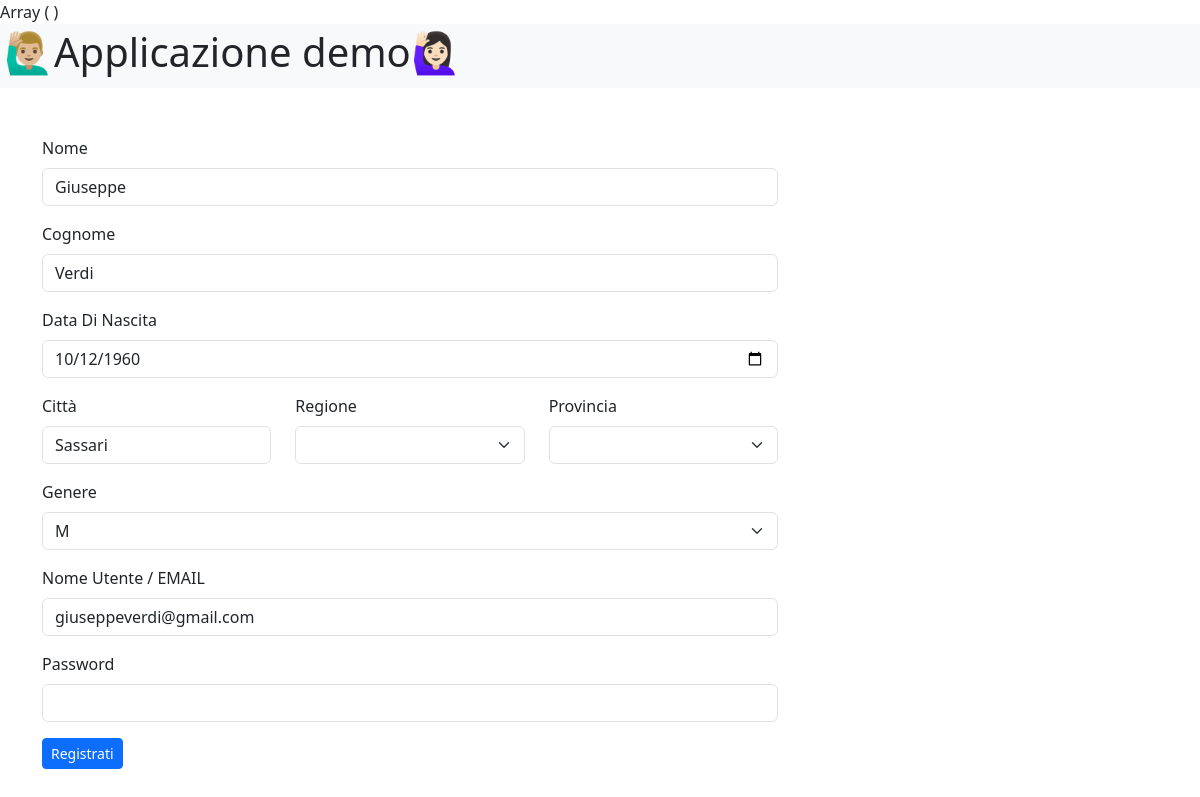
The page /form_in_php/edit_user.php?user_id=2 on the database its author committed.
### tables this page shows
CREATE TABLE `user` (
  `user_id` int(10) NOT NULL,
  `first_name` varchar(255) NOT NULL,
  `last_name` varchar(255) NOT NULL,
  `birthday` date NOT NULL,
  `birth_city` varchar(255) NOT NULL,
  `id_regione` int(11) NOT NULL,
  `id_provincia` int(11) NOT NULL,
  `gender` enum('M','F') NOT NULL,
  `username` varchar(255) NOT NULL,
  `password` varchar(255) NOT NULL
);

### form_in_php/class/validator/ValidateRequired.php (called while the page is built, shortened)
<?php
class ValidateRequired implements Validable{
    private $value;
    private $valid;
    public function __construct($default_value="", $message="❗️È obbligatorio😬" ){
        $this -> value = $default_value;
        $this -> valid = true;
    }
    public function getValue(){
        return $this -> value;
    }
    public function getValid()
    {
      return $this->valid;
    }
}
?>

### form_in_php/class/crud/UserCRUD.php (called while the page is built, shortened)
<?php
class UserCRUD{
    public function read(int $user_id = null):User|array|bool
    {
        $conn = new \PDO(DB_DSN, DB_USER, DB_PASSWORD);
        if(!is_null($user_id)){
            $query = "SELECT * FROM user WHERE user_id = :user_id";
            $stm = $conn -> prepare($query);
            $stm -> bindValue(':user_id', $user_id, PDO::PARAM_INT);
            $stm -> execute();
            $result = $stm -> fetchAll(PDO::FETCH_CLASS, User::class);
            if(count($result)==1){
                return $result[0];
            }
        }
    }
}
?>

### form_in_php/class/validator/ValidateDate.php (called while the page is built, shortened)
<?php
class ValidateDate implements Validable{
    private $value;
    private $valid;
    public function __construct($default_value='',$message='❗️È obbligatorio😬') {
        $this->value = $default_value;
        $this->valid = true;
    }
    public function getValue()
    {
      return $this->value;
    }
    public function getValid()
    {
      return $this->valid;
    }
}
?>

### form_in_php/class/registry/it/Regione.php (called while the page is built, shortened)
<?php
class Regione{
    public static function all()
    {
        try {
            $conn = new \PDO(DB_DSN, DB_USER, DB_PASSWORD);
            $stm = $conn->prepare("SELECT * FROM regioni;");
            $stm->execute();
            $result = $stm->fetchAll(\PDO::FETCH_OBJ);
            return $result;
        } catch (\Throwable $th) {
            throw $th;
        }
    }
}
?>

### form_in_php/class/registry/it/Provincia.php (called while the page is built, shortened)
<?php
class Provincia {
    public static function all()
    {
        try {
            $conn = new \PDO(DB_DSN,DB_USER,DB_PASSWORD);
            $stm = $conn->prepare('SELECT * FROM province;');
            $stm->execute();
            $result = $stm->fetchAll(\PDO::FETCH_OBJ);
            return $result;
        } catch (\PDOException $th) {
            throw $th;
        }
    }
}
?>

### form_in_php/edit_user.php (the view, shortened to what this page needs)
<?php
$user_id = filter_input(INPUT_GET, "user_id", FILTER_VALIDATE_INT);
$crud = new UserCRUD;
$user = $crud -> read($user_id);
print_r($_POST);
$validatorRunner = new ValidatorRunner([
    'first_name' => new ValidateRequired($user -> first_name,'Il Nome è obbligatorio😬'),
    'last_name'  => new ValidateRequired($user -> last_name,'Il Cognome è obbligatorio😬'),
    'birthday'  => new ValidateDate($user -> birthday,'La data di nascità non è valida😬'),
    'gender'  => new ValidateRequired($user -> gender,'Il Genere è obbligatorio😬'),
    'birth_city'  => new ValidateRequired($user -> birth_city,'La città  è obbligatoria😬'),
    'id_regione'  => new ValidateRequired($user -> id_regione,'La regione è obbligatoria😬'),
    'id_provincia'  => new ValidateRequired($user -> id_provincia,'La provincia è obbligatoria😬'),
    'username'  => new ValidateRequired($user -> username,'Lo username è obbligatorio😬'),
    'password'  => new ValidateRequired('','La password è obbligatoria😬')
]);
extract($validatorRunner->getValidatorList());
?>
    <?php require "./class/views/head_view.php" ?>
        <section class="row">
            <div class="col-sm-8">
                <form class="mt-1 mt-md-5" action="edit_user.php" method="post">
                    <div class="mb-3">
                        <label for="first_name" class="form-label">Nome</label>
                        <input type="text"
                            value="<?= $first_name->getValue() ?>"
                            class="form-control <?php echo !$first_name->getValid() ? 'is-invalid':''  ?>"
                            name="first_name"
                            id="first_name"
                        >
                    </div>
                    <div class="mb-3">
                        <label for="last_name" class="form-label">Cognome</label>
                        <input type="text"
                               id="last_name"
                               value="<?= $last_name->getValue() ?>"
                               name="last_name"
                               class="form-control <?php echo !$last_name->getValid() ? 'is-invalid':'' ?>"
                               >
                    </div>
                    <div class="mb-3">
                        <label for="birthday" class="form-label">Data Di Nascita</label>
                        <input type="date"
                               value="<?= $birthday->getValue() ?>"
                               class="form-control <?php echo !$birthday->getValid() ? 'is-invalid':'' ?>"
                               name="birthday"
                               id="birthday">
                    </div>
                <div class="mb-3">
                    <div class="row">
                    <div class="col">
                        <label for="birth_city" class="form-label">Città</label>
                        <input type="text" value="<?= $birth_city->getValue() ?>" class="form-control <?php echo !$birth_city->getValid() ? 'is-invalid':'' ?>" name="birth_city" id="birth_city">
                    </div>
                    <div class="col">
                        <label for="birth_region" class="form-label">Regione</label>
                        <select id="birth_region" class="form-select birth_region" name="id_regione">
                                <option value=""></option>
                                <?php foreach(Regione::all() as $regione) : ?>
                                    <option value="<?= $regione->id_regione ?>"><?= $regione->nome ?></option>
                                <?php endforeach;  ?>
                        </select>
                        </div>
                        <div class="col">
                        <label for="birth_province" class="form-label">Provincia</label>
                        <select id="birth_province" class="form-select birth_province" name="id_provincia">
                        <option value=""></option>
                                <?php foreach(Provincia::all() as $provincia) : ?>
                                    <option value="<?= $provincia->id_provincia ?>"><?= $provincia->nome ?></option>
                                <?php endforeach;  ?>
                        </select>
                    </div>
                    </div>
                </div>
                    <div class="mb-3">
                        <label for="gender" class="form-label">Genere</label>
                        <select name="gender" class="form-select <?php echo !$gender->getValid() ? 'is-invalid' :'' ?>" id="gender">
                            <option <?php echo $gender->getValue() == 'M' ? 'selected':''  ?> value="M">M</option>
                        </select>
                    </div>
                    <div class="mb-3">
                        <label for="username" class="form-label">Nome Utente / EMAIL</label>
                        <input type="text"  value="<?php echo $username->getValue() ?>" class="form-control
                            <?php echo (!$username->getValid() && !$username->getValid()) ? 'is-invalid':'' ?>" name="username" id="username">
                    </div>
                    <div class="mb-3">
                        <label for="password" class="form-label">Password</label>
                        <input type="password" value="<?= $password->getValue()  ?>" id="password" name="password" class="form-control <?php echo !$password->getValid() ? 'is-invalid' : ''  ?>">
                    </div>
                    <button class="btn btn-primary btn-sm" type="submit">Registrati</button>
                </form>
            </div>
        </section>
    </main>
</body>
</html>

### form_in_php/assets/css/style.css (style rules this page uses)
body { padding-bottom: 4rem; }

### rows shown on the page
user: first_name "Giuseppe", last_name "Verdi", birthday "10/12/1960", birth_city "Sassari", gender "M", username "giuseppeverdi@gmail.com"
